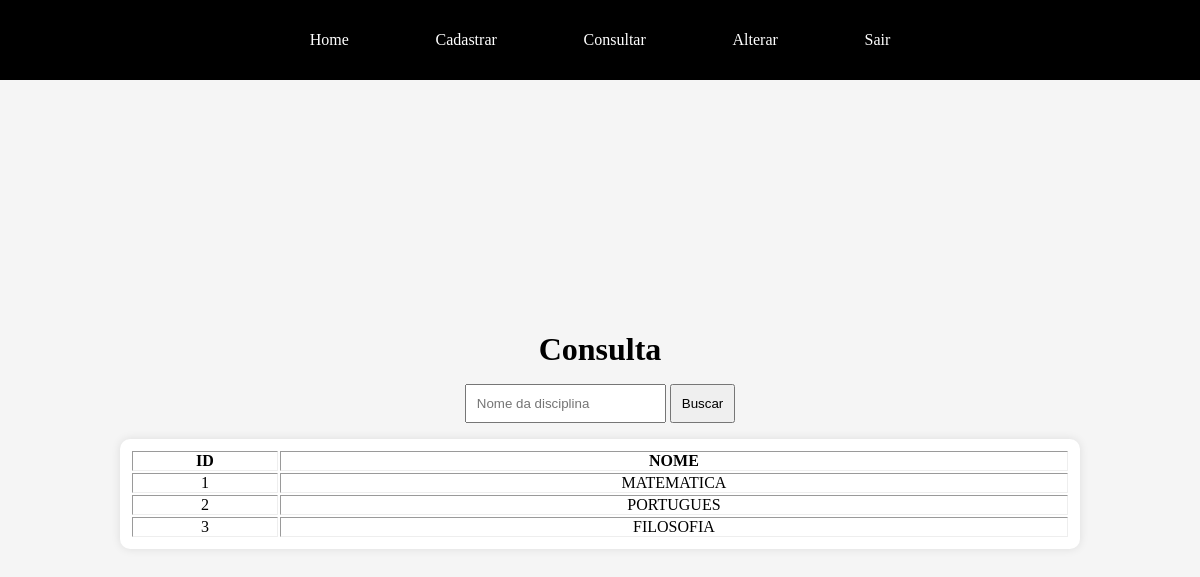
Page /site/acess/adm/consulta/disc/consultar.php on the earlier database version.
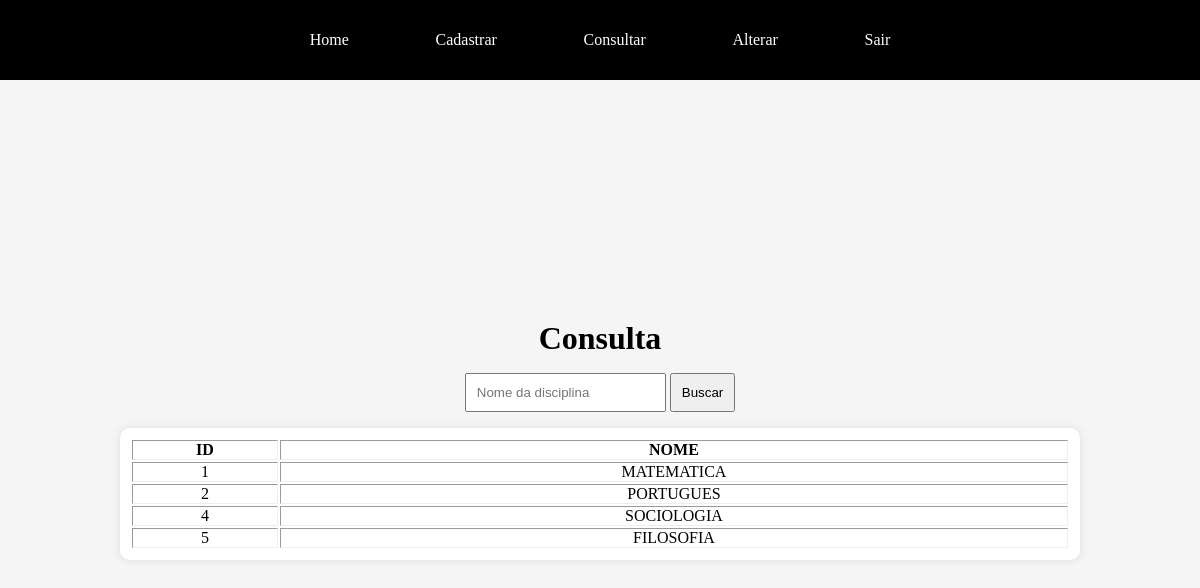
Same page on the later database version.
### tables this page shows
CREATE TABLE `disciplina` (
  `id` int(11) NOT NULL,
  `nome` varchar(60) NOT NULL
);

### site/acess/adm/consulta/disc/consultar.php (the view, shortened to what this page needs)
<!DOCTYPE html>
<html lang="pt-BR">
<head>
  <link rel="stylesheet" href="../../../../css/acess/consulta.css">
  <?php
    require "../../../../conexao.php";
    $sql = "SELECT * FROM disciplina";
    $result = mysqli_query($conn, $sql);
  ?>
</head>
<body>
  <header>
    <nav class="menu">
      <a href="../../home.php" class="menu-item"><span>Home</span></a>
      <a href="../../cadastrar.php" class="menu-item"><span>Cadastrar</span></a>
      <a href="../../consultar.php" class="menu-item"><span>Consultar</span></a>
      <a href="../../alterar.php" class="menu-item"><span>Alterar</span></a>
      <a href="../../../../index.php" class="menu-item"><span>Sair</span></a>
    </nav>
  </header>
  <main>
    <h1>Consulta</h1>
    <form action="busca.php" method="post" class="busca">
      <input type="text" name="nome" placeholder="Nome da disciplina" required>
      <button type="submit">Buscar</button>
    </form>
    <table border="1px" class='lista'>
      <thead>
        <th>ID</th>
        <th>NOME</th>
      </thead>
      <tbody>
        <?php
          while ($row = mysqli_fetch_assoc($result)) {
            echo "<tr>
              <td>{$row['id']}</td>
              <td>{$row['nome']}</td>
            </tr>";
          }
        ?>
      </tbody>
    </table>
  </main>
</body>
</html>

Differences in the rows shown:
removed disciplina: id "3", nome "FILOSOFIA"
added disciplina: id "4", nome "SOCIOLOGIA"
added disciplina: id "5", nome "FILOSOFIA"
